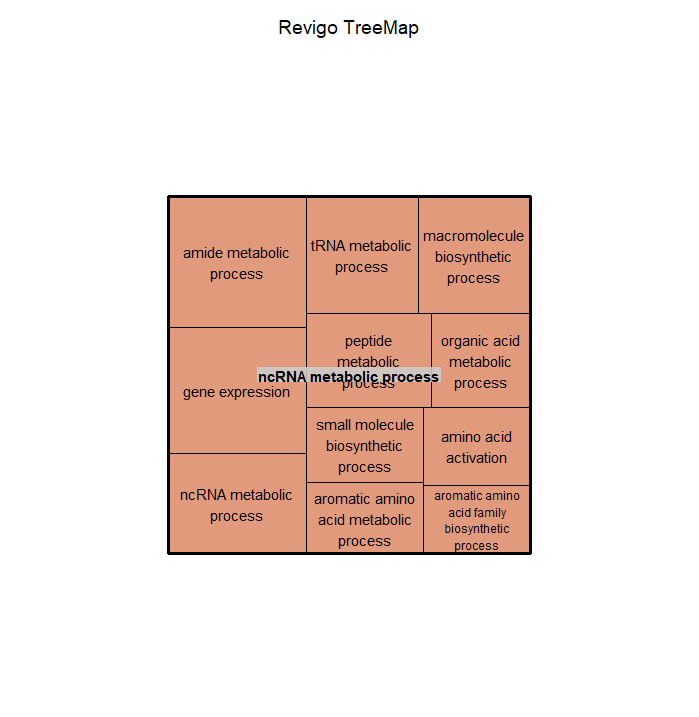

R code for this plot:
# A treemap R script produced by the Revigo server at http://revigo.irb.hr/
# If you found Revigo useful in your work, please cite the following reference:
# Supek F et al. "REVIGO summarizes and visualizes long lists of Gene Ontology
# terms" PLoS ONE 2011. doi:10.1371/journal.pone.0021800

# author: Anton Kratz <anton.kratz@gmail.com>, RIKEN Omics Science Center, Functional Genomics Technology Team, Japan
# created: Fri, Nov 02, 2012  7:25:52 PM
# last change: Fri, Nov 09, 2012  3:20:01 PM

# -----------------------------------------------------------------------------
# If you don't have the treemap package installed, uncomment the following line:
# install.packages( "treemap" );
library(treemap) 								# treemap package by Martijn Tennekes

# Set the working directory if necessary
# setwd("C:/Users/username/workingdir");

# --------------------------------------------------------------------------
# Here is your data from Revigo. Scroll down for plot configuration options.

revigo.names <- c("term_ID","description","frequency","uniqueness","dispensability","representative");
revigo.data <- rbind(c("GO:0034660","ncRNA metabolic process",3.769763500568378,0.6325224786598304,0,"ncRNA metabolic process"),
c("GO:0006082","organic acid metabolic process",8.895121929802153,0.4190600347359752,0.43583618,"ncRNA metabolic process"),
c("GO:0006399","tRNA metabolic process",2.5269959479136066,0.5973658453784567,0.49726658,"ncRNA metabolic process"),
c("GO:0006518","peptide metabolic process",5.3920715559926595,0.5319035554828191,0.12977678,"ncRNA metabolic process"),
c("GO:0009059","macromolecule biosynthetic process",15.258385035486357,0.594926461216639,0.28055017,"ncRNA metabolic process"),
c("GO:0009072","aromatic amino acid metabolic process",0.7250308935664747,0.3799497032309576,0.23883006,"ncRNA metabolic process"),
c("GO:0009073","aromatic amino acid family biosynthetic process",0.5149127316618344,0.3330696894490736,0.5390342,"ncRNA metabolic process"),
c("GO:0010467","gene expression",9.706370753664654,0.7883016570534829,0.21063862,"ncRNA metabolic process"),
c("GO:0043038","amino acid activation",0.9991846865833046,0.379870899612989,0.57652081,"ncRNA metabolic process"),
c("GO:0043603","amide metabolic process",6.518961624921768,0.8242084690793975,0.12204631,"ncRNA metabolic process"),
c("GO:0044283","small molecule biosynthetic process",6.034460163531009,0.4034544718550468,0.61251244,"ncRNA metabolic process"));

stuff <- data.frame(revigo.data);
names(stuff) <- revigo.names;

stuff$frequency <- as.numeric( as.character(stuff$frequency) );
stuff$uniqueness <- as.numeric( as.character(stuff$uniqueness) );
stuff$dispensability <- as.numeric( as.character(stuff$dispensability) );


# check the tmPlot command documentation for all possible parameters - there are a lot more
treemap(
  stuff,
  index = c("representative","description"),
  vSize = "uniqueness",
  type = "categorical",
  vColor = "representative",
  title = "Revigo TreeMap",
  inflate.labels = FALSE,      # set this to TRUE for space-filling group labels - good for posters
  lowerbound.cex.labels = 0,   # try to draw as many labels as possible (still, some small squares may not get a label)

  position.legend = "none"
)

dev.off()
